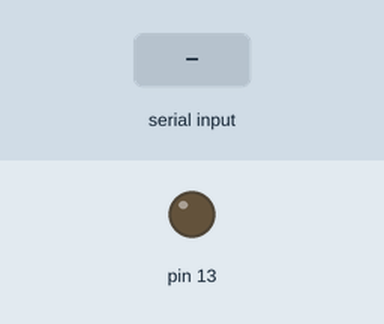
This sketch was run on a simulated Arduino Uno, built with avr-gcc and run on an emulated ATmega328P. Shown: output pins drawn as LEDs (lit = HIGH). Inputs (shaded band) come from the test bench.

Above: at 1.2 s.
1.3 s: "a" received over Serial
At 1.6 s:
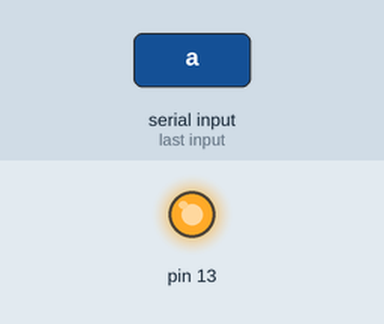
2.8 s: "b" received over Serial
At 4.0 s:
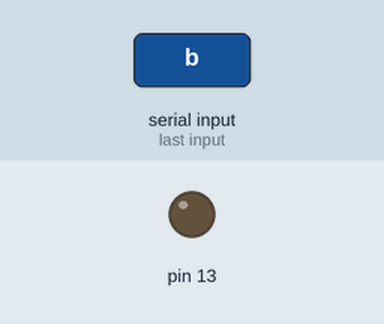
Timing chart, 0 to 5.8 s (numbered marks = the images above; inputs shaded):
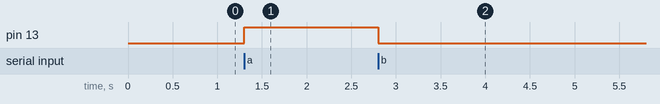

Measured:
- after the input at 1.3 s, pin 13: LOW → HIGH at once
- after the input at 2.8 s, pin 13: HIGH → LOW at once

The sketch:

serial.ino
```cpp
void setup() {
  // put your setup code here, to run once:
  Serial.begin(115200);

  pinMode(13, OUTPUT);
}

void loop() {
  // put your main code here, to run repeatedly:
  if(Serial.available()){
    char data = Serial.read();

    if(data=='a'){
      digitalWrite(13, HIGH);
    }
    else if(data=='b'){
      digitalWrite(13, LOW);
    }
  }
}
```
